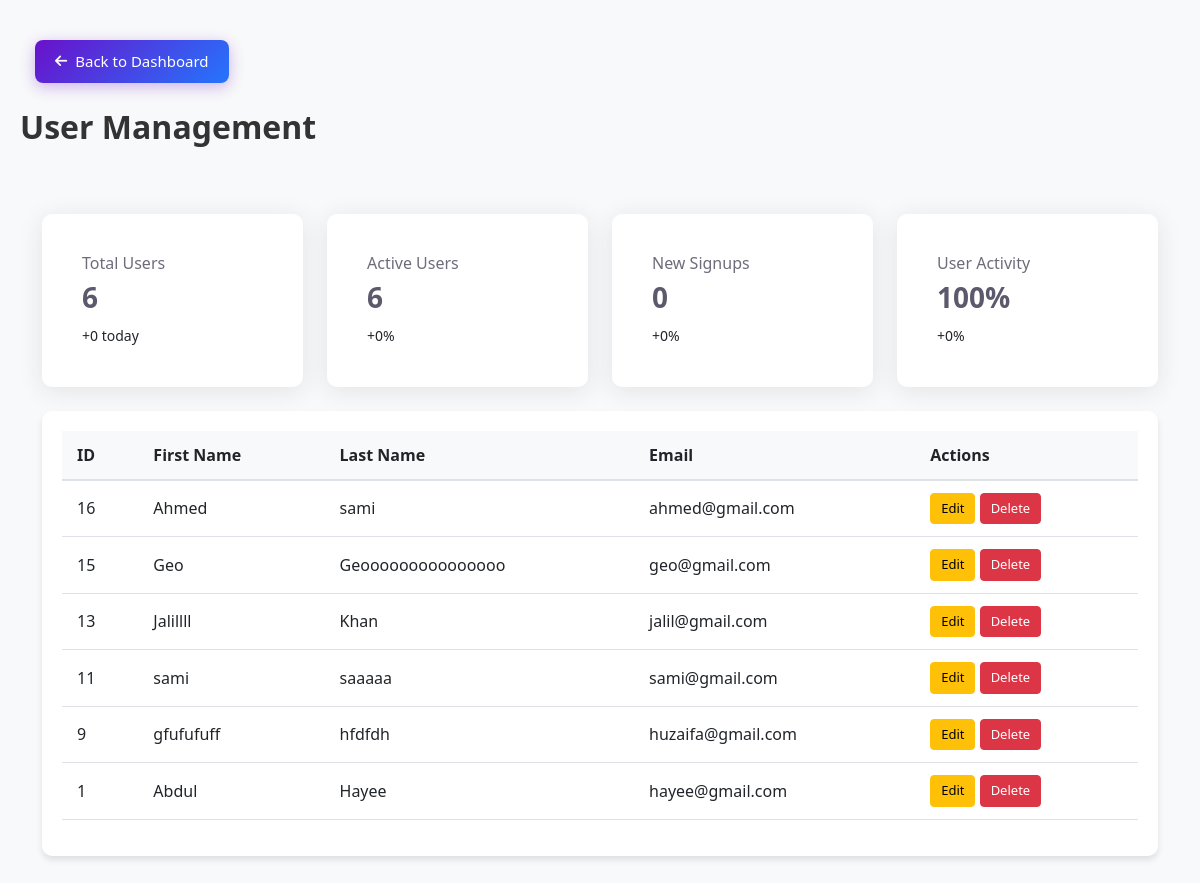
Screenshot of /usermanage.php with the database file from the repository.
### tables this page shows
CREATE TABLE `users` (
  `user_id` int(11) NOT NULL,
  `email` varchar(100) NOT NULL,
  `password_hash` varchar(255) NOT NULL,
  `first_name` varchar(50) DEFAULT NULL,
  `last_name` varchar(50) DEFAULT NULL
);

### usermanage.php (the view, shortened to what this page needs)
<?php
$host = "localhost";
$user = "root";
$pass = "";
$db   = "project";
try {
    $conn = new mysqli($host, $user, $pass, $db);
    $conn->set_charset('utf8mb4');
} catch (Throwable $e) {
    http_response_code(500);
    header('Content-Type: application/json');
    echo json_encode(['success' => false, 'error' => 'DB connect failed', 'detail' => $e->getMessage()]);
    exit;
}
$result = $conn->query("SELECT user_id, first_name, last_name, email FROM users ORDER BY user_id DESC");
$users = [];
$result = $conn->query("SELECT user_id, first_name, last_name, email FROM users ORDER BY user_id DESC");
if ($result) {
    $users = $result->fetch_all(MYSQLI_ASSOC);
}
$stats = [
    'total_users' => count($users),
    'new_users_today' => 0,
];
?>
<!DOCTYPE html>
<html>
<head>
    <link href="https://cdnjs.cloudflare.com/ajax/libs/font-awesome/6.0.0/css/all.min.css" rel="stylesheet">
    <link href="https://cdn.jsdelivr.net/npm/bootstrap@5.3.0/dist/css/bootstrap.min.css" rel="stylesheet">
</head>
<body>
<div class="dashboard-container">
      <a href="adminpanel.php" class="btn btn-secondary back-button">
    <i class="fas fa-arrow-left"></i> Back to Dashboard
</a>
    <h2>User Management</h2>
    <div class="container py-5">
        <div class="row mb-4">
            <div class="col-md-3">
                <div class="card card-statistic">
                    <div class="card-body">
                        <h5 class="card-title">Total Users</h5>
                        <h3 class="card-value"><?php echo $stats['total_users']; ?></h3>
                        <span class="card-change positive">+<?php echo $stats['new_users_today']; ?> today</span>
                    </div>
                </div>
            </div>
            <div class="col-md-3">
                <div class="card card-statistic">
                    <div class="card-body">
                        <h5 class="card-title">Active Users</h5>
                        <h3 class="card-value"><?php echo $stats['total_users']; ?></h3>
                        <span class="card-change positive">+0%</span>
                    </div>
                </div>
            </div>
            <div class="col-md-3">
                <div class="card card-statistic">
                    <div class="card-body">
                        <h5 class="card-title">New Signups</h5>
                        <h3 class="card-value"><?php echo $stats['new_users_today']; ?></h3>
                        <span class="card-change positive">+0%</span>
                    </div>
                </div>
            </div>
            <div class="col-md-3">
                <div class="card card-statistic">
                    <div class="card-body">
                        <h5 class="card-title">User Activity</h5>
                        <h3 class="card-value">100%</h3>
                        <span class="card-change positive">+0%</span>
                    </div>
                </div>
            </div>
        </div>
    <div class="table-container">
        <table class="table table-hover">
            <thead>
                <tr>
                    <th>ID</th>
                    <th>First Name</th>
                    <th>Last Name</th>
                    <th>Email</th>
                    <th>Actions</th>
                </tr>
            </thead>
            <tbody id="usersTableBody">
                <?php foreach ($users as $user): ?>
                <tr id="userRow-<?= htmlspecialchars($user['user_id']) ?>">
                    <td><?= htmlspecialchars($user['user_id']) ?></td>
                    <td class="user-first-name"><?= htmlspecialchars($user['first_name']) ?></td>
                    <td class="user-last-name"><?= htmlspecialchars($user['last_name']) ?></td>
                    <td class="user-email"><?= htmlspecialchars($user['email']) ?></td>
                    <td>
                        <button class="btn btn-warning btn-sm edit-user" data-id="<?= htmlspecialchars($user['user_id']) ?>">Edit</button>
                        <button class="btn btn-danger btn-sm delete-user" data-id="<?= htmlspecialchars($user['user_id']) ?>">Delete</button>
                    </td>
                </tr>
                <?php endforeach; ?>
            </tbody>
        </table>
    </div>
</div>
</body>
</html>

### usermanage.php (style rules this page uses)
body { background-color: #f8f9fa; font-family: 'Segoe UI', Tahoma, Geneva, Verdana, sans-serif; }
.back-button { display: inline-flex; align-items: center; gap: 8px; padding: 10px 20px; background: linear-gradient(135deg, #6a11cb 0%, #2575fc 100%); color: white; border: none; border-radius: 8px; text-decoration: none; transition: all 0.3s ease; font-weight: 500; box-shadow: 0 4px 15px rgba(106, 17, 203, 0.3); margin: 20px 0 25px 15px; font-size: 15px; position: relative; overflow: hidden; }
.back-button i { font-size: 14px; transition: transform 0.3s ease; }
.back-button::after { content: ''; position: absolute; top: -50%; left: -60%; width: 50%; height: 200%; background: rgba(255, 255, 255, 0.2); transform: rotate(30deg); transition: all 0.3s ease; }
.dashboard-container { max-width: 1200px; margin: 0 auto; padding: 20px; }
.card { border: none; border-radius: 10px; box-shadow: 0 4px 24px 0 rgba(34, 41, 47, 0.1); transition: all 0.3s ease; }
.card-statistic { padding: 1.5rem; }
.card-statistic .card-title { font-size: 1rem; font-weight: 500; color: #6E6B7B; margin-bottom: 0.5rem; }
.card-statistic .card-value { font-size: 1.75rem; font-weight: 600; color: #5D596C; }
.card-statistic .card-change { font-size: 0.875rem; font-weight: 500; }
.card-statistic .card-change.positive { color: var(--success); }
.table-container { background: white; border-radius: 10px; padding: 20px; box-shadow: 0 4px 6px rgba(0, 0, 0, 0.1); }
.table thead th { background-color: #f8f9fa; border-bottom: 2px solid #dee2e6; font-weight: 600; }
.table td, .table th { padding: 12px 15px; vertical-align: middle; }
.btn-sm { padding: 5px 10px; font-size: 13px; }
h2 { color: #333; margin-bottom: 20px; font-weight: 600; }

### rows the page displays
users: user_id "16", first_name "Ahmed", last_name "sami", email "ahmed@gmail.com"
users: user_id "15", first_name "Geo", last_name "Geooooooooooooooo", email "geo@gmail.com"
users: user_id "13", first_name "Jalillll", last_name "Khan", email "jalil@gmail.com"
users: user_id "11", first_name "sami", last_name "saaaaa", email "sami@gmail.com"
users: user_id "9", first_name "gfufufuff", last_name "hfdfdh", email "huzaifa@gmail.com"
users: user_id "1", first_name "Abdul", last_name "Hayee", email "hayee@gmail.com"

### other values shown
$stats['total_users'] "6"
$stats['new_users_today'] "0"
